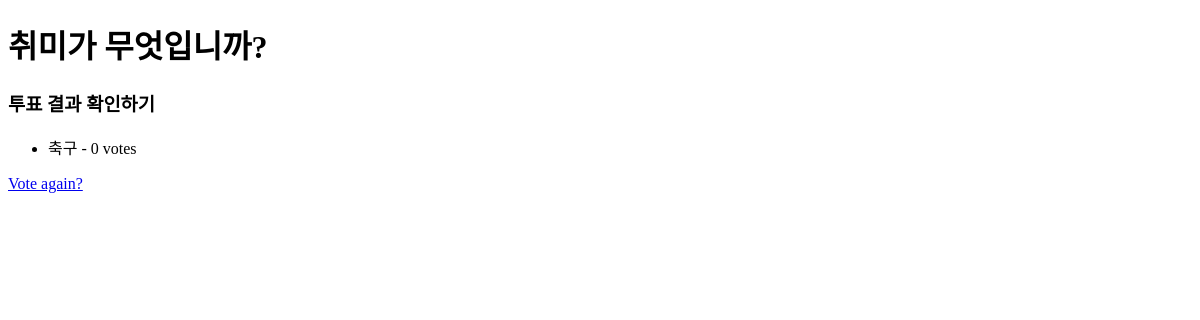
Before: /polls/1/results/ with the older database file.
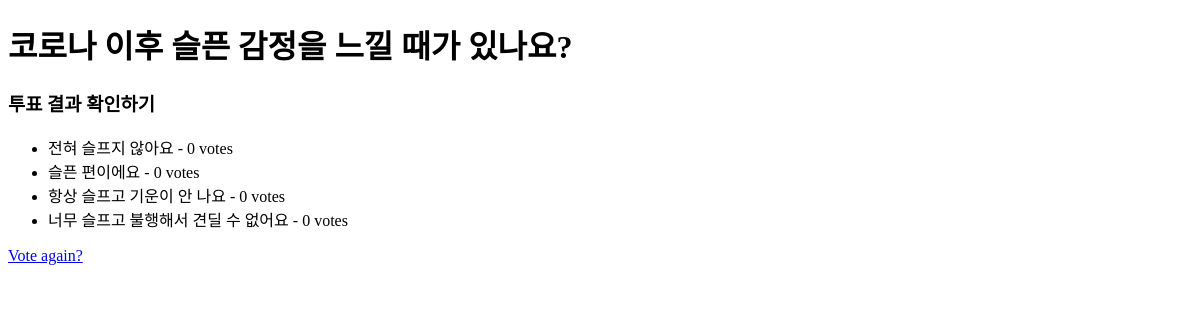
After: the same page with the newer database file.
### polls/models.py (models this page shows, shortened)
class Question(models.Model):
    question_text = models.CharField(max_length=2000)
    pub_date = models.DateField('date published')

class Choice(models.Model):
    question_id = models.ForeignKey(Question, on_delete=models.CASCADE)
    choice_text = models.CharField(max_length=200)
    votes = models.IntegerField(default=0)

### polls/views.py (the view)
# urls.py: path('<int:question_id>/results/', views.results, name='result'),
def results(request, question_id):
        question = get_object_or_404(Question, pk=question_id)
        return render(request, 'polls/results.html', {'question': question})

### polls/templates/polls/results.html (shortened to what this page needs)
<!DOCTYPE html>
<html lang="en">
<head>
</head>
<body>
<h1> {{ question.question_text }}</h1>
<h3> 투표 결과 확인하기 </h3>
<ul>
{% for choice in question.choice_set.all %}
    <li>{{ choice.choice_text }} - {{ choice.votes }} vote{{ choice.votes|pluralize }}</li>
{% endfor %}
</ul>
<a href="{% url 'polls:detail' question.id %}">Vote again?</a>
</body>
</html>

Changed rows visible on the page:
changed Question: question_text "취미가 무엇입니까?" → "코로나 이후 슬픈 감정을 느낄 때가 있나요?"
changed Choice: choice_text "축구" → "전혀 슬프지 않아요"
added Choice: choice_text "슬픈 편이에요", votes "0"
added Choice: choice_text "항상 슬프고 기운이 안 나요", votes "0"
added Choice: choice_text "너무 슬프고 불행해서 견딜 수 없어요", votes "0"
